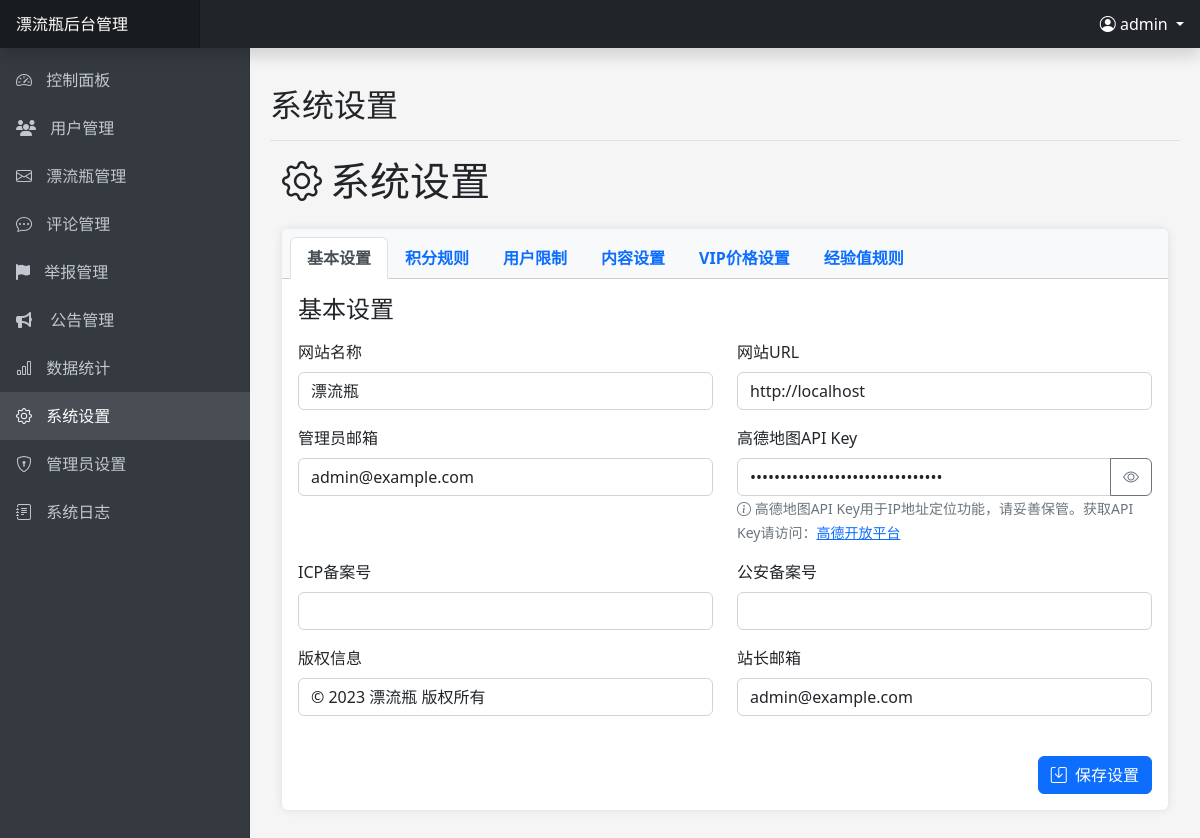
Page /admin/settings.php (signed in) on the committed database.
### tables this page shows
CREATE TABLE IF NOT EXISTS `system_settings` (
    `id` INT(11) AUTO_INCREMENT PRIMARY KEY,
    `setting_key` VARCHAR(50) NOT NULL UNIQUE,
    `setting_value` TEXT NOT NULL,
    `setting_name` VARCHAR(255) NOT NULL,
    `setting_group` VARCHAR(50) NOT NULL,
    `setting_type` ENUM('text', 'number', 'textarea', 'switch', 'select') NOT NULL DEFAULT 'text',
    `options` TEXT DEFAULT NULL,
    `created_at` TIMESTAMP DEFAULT CURRENT_TIMESTAMP,
    `updated_at` TIMESTAMP DEFAULT CURRENT_TIMESTAMP ON UPDATE CURRENT_TIMESTAMP,
    INDEX `idx_setting_group` (`setting_group`)
);

### admin/settings.php (the view, shortened to what this page needs)
<?php
require_once 'includes/header.php';
$settings = [];
try {
    $conn = getDbConnection();
    $stmt = $conn->prepare("SELECT * FROM system_settings ORDER BY setting_group, id");
    $stmt->execute();
    $result = $stmt->get_result();
    while ($row = $result->fetch_assoc()) {
        $settings[$row['setting_group']][] = $row;
    }
} catch (Exception $e) {
    $message = '获取设置时出错：' . $e->getMessage();
    $messageType = 'danger';
}
?>
<div class="container-fluid">
    <h1 class="mt-2 mb-4"><i class="bi bi-gear me-2"></i>系统设置</h1>
    <div class="card">
        <div class="card-header">
            <ul class="nav nav-tabs card-header-tabs" id="settingsTabs" role="tablist">
                <li class="nav-item" role="presentation">
                    <button class="nav-link active" id="basic-tab" data-bs-toggle="tab" data-bs-target="#basic" type="button" role="tab" aria-controls="basic" aria-selected="true">基本设置</button>
                </li>
                <li class="nav-item" role="presentation">
                    <button class="nav-link" id="points-tab" data-bs-toggle="tab" data-bs-target="#points" type="button" role="tab" aria-controls="points" aria-selected="false">积分规则</button>
                </li>
                <li class="nav-item" role="presentation">
                    <button class="nav-link" id="limits-tab" data-bs-toggle="tab" data-bs-target="#limits" type="button" role="tab" aria-controls="limits" aria-selected="false">用户限制</button>
                </li>
                <li class="nav-item" role="presentation">
                    <button class="nav-link" id="content-tab" data-bs-toggle="tab" data-bs-target="#content" type="button" role="tab" aria-controls="content" aria-selected="false">内容设置</button>
                </li>
                <li class="nav-item" role="presentation">
                    <button class="nav-link" id="vip-tab" data-bs-toggle="tab" data-bs-target="#vip" type="button" role="tab" aria-controls="vip" aria-selected="false">VIP价格设置</button>
                </li>
                <li class="nav-item" role="presentation">
                    <button class="nav-link" id="experience-tab" data-bs-toggle="tab" data-bs-target="#experience" type="button" role="tab" aria-controls="experience" aria-selected="false">经验值规则</button>
                </li>
            </ul>
        </div>
        <div class="card-body">
            <form method="post" action="">
                <div class="tab-content" id="settingsTabsContent">
                    <div class="tab-pane fade show active" id="basic" role="tabpanel" aria-labelledby="basic-tab">
                        <h4 class="mb-3">基本设置</h4>
                        <?php if (isset($settings['basic'])): ?>
                        <div class="row">
                            <?php foreach ($settings['basic'] as $setting): ?>
                            <div class="col-md-6 mb-3">
                                <label for="<?php echo $setting['setting_key']; ?>" class="form-label"><?php echo $setting['setting_name']; ?></label>
                                <?php if ($setting['setting_key'] === 'AMAP_API_KEY'): ?>
                                <div class="input-group">
                                    <input type="password" class="form-control" id="<?php echo $setting['setting_key']; ?>" name="basic[<?php echo $setting['setting_key']; ?>]" value="<?php echo htmlspecialchars($setting['setting_value']); ?>" placeholder="请输入高德地图API Key">
                                    <button class="btn btn-outline-secondary" type="button" onclick="togglePasswordVisibility('<?php echo $setting['setting_key']; ?>')">
                                        <i class="bi bi-eye" id="<?php echo $setting['setting_key']; ?>_icon"></i>
                                    </button>
                                </div>
                                <small class="form-text text-muted">
                                    <i class="bi bi-info-circle"></i> 高德地图API Key用于IP地址定位功能，请妥善保管。获取API Key请访问：<a href="https://console.amap.com/dev/key/app" target="_blank">高德开放平台</a>
                                </small>
                                <?php else: ?>
                                <input type="text" class="form-control" id="<?php echo $setting['setting_key']; ?>" name="basic[<?php echo $setting['setting_key']; ?>]" value="<?php echo htmlspecialchars($setting['setting_value']); ?>">
                                <?php endif; ?>
                            </div>
                            <?php endforeach; ?>
                        </div>
                        <?php else: ?>
                        <div class="alert alert-info">没有可用的基本设置</div>
                        <?php endif; ?>
                    </div>
                </div>
                <div class="d-grid gap-2 d-md-flex justify-content-md-end mt-4">
                    <button type="submit" name="save_settings" class="btn btn-primary">
                        <i class="bi bi-save me-1"></i> 保存设置
                    </button>
                </div>
            </form>
        </div>
    </div>
</div>
<?php
require_once 'includes/footer.php';
?>

### admin/includes/header.php (style rules this page uses)
body { font-family: 'Microsoft YaHei', 'Segoe UI', sans-serif; background-color: #f5f5f5; overflow-x: hidden; }
.card { margin-bottom: 20px; border: none; box-shadow: 0 0 10px rgba(0, 0, 0, 0.1); }
.card-header { font-weight: bold; background-color: #f8f9fa; }
.form-control, .form-select { box-shadow: none !important; }

### rows in the picture
system_settings: setting_name "网站名称", setting_value "漂流瓶"
system_settings: setting_name "网站URL", setting_value "http://localhost"
system_settings: setting_name "管理员邮箱", setting_value "admin@example.com"
system_settings: setting_name "高德地图API Key"
system_settings: setting_name "ICP备案号"
system_settings: setting_name "公安备案号"
system_settings: setting_name "版权信息", setting_value "© 2023 漂流瓶 版权所有"
system_settings: setting_name "站长邮箱", setting_value "admin@example.com"

### other values in the picture
SITE_NAME "漂流瓶"
$admin->getCurrentAdminUsername() "admin"
$pageTitle "系统设置"
